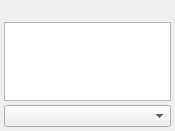
<?xml version="1.0" encoding="UTF-8"?>
<ui version="4.0">
 <author>
SPDX-FileCopyrightText: none
SPDX-License-Identifier: GPL-3.0-only OR LicenseRef-KDE-Accepted-GPL
 </author>
 <class>Keywordval_UI</class>
 <widget class="QWidget" name="Keywordval_UI">
  <property name="geometry">
   <rect>
    <x>0</x>
    <y>0</y>
    <width>175</width>
    <height>131</height>
   </rect>
  </property>
  <layout class="QVBoxLayout" name="verticalLayout">
   <property name="spacing">
    <number>4</number>
   </property>
   <property name="leftMargin">
    <number>4</number>
   </property>
   <property name="topMargin">
    <number>4</number>
   </property>
   <property name="rightMargin">
    <number>4</number>
   </property>
   <property name="bottomMargin">
    <number>4</number>
   </property>
   <item>
    <widget class="QLabel" name="label">
     <property name="text">
      <string/>
     </property>
    </widget>
   </item>
   <item>
    <widget class="QPlainTextEdit" name="lineeditwidget"/>
   </item>
   <item>
    <widget class="QComboBox" name="comboboxwidget"/>
   </item>
  </layout>
 </widget>
 <resources/>
 <connections/>
</ui>
